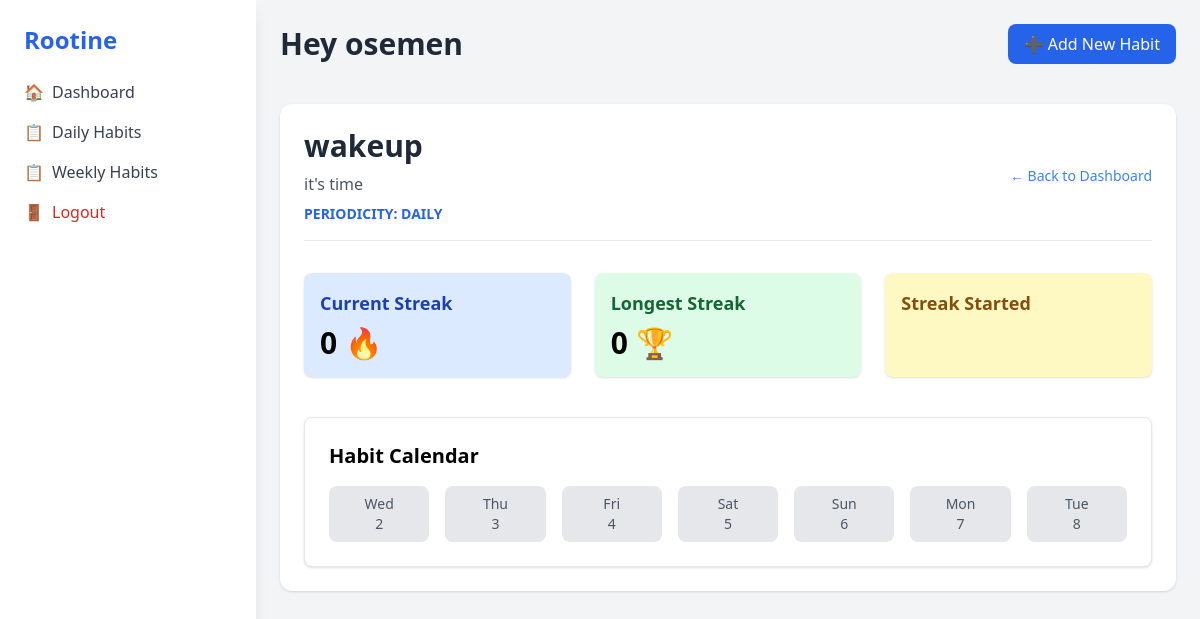
Page /habit/analytics/5/ (signed in) on the earlier database version.
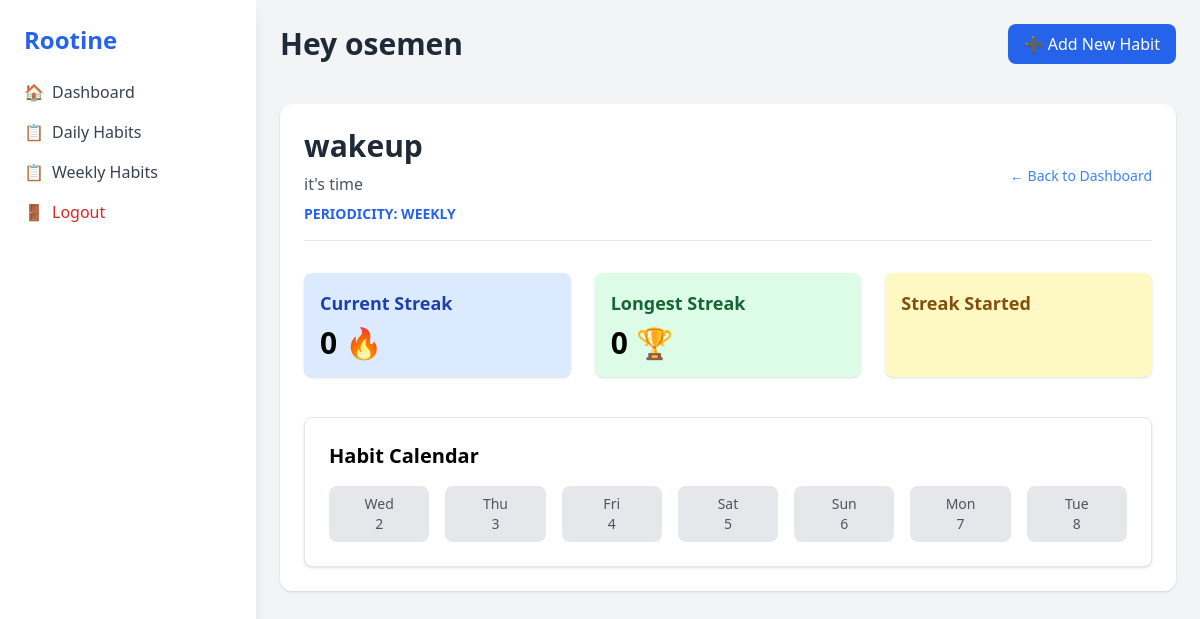
Same page on the later database version.
### habit/models.py (models this page shows, shortened)
class Habit(models.Model):
    PERIODICITY = [
        ("daily", "Daily"),
        ("weekly", "Weekly")
    ]
    name = models.CharField(max_length=255, unique=True)
    description = models.TextField(max_length= 1000)
    user = models.ForeignKey(User, on_delete=models.CASCADE)
    periodicity = models.CharField(max_length=10, choices=PERIODICITY)
    created_at = models.DateTimeField(auto_now_add=True)
    updated_at = models.DateTimeField(auto_now=True)
    def is_completed_on(self, day):
        return self.completions.filter(date=day).exists()
    def current_streak(self):
        today = date.today()
        streak = 0
        day_offset = 0
        delta = timedelta(days=1 if self.periodicity == 'daily' else 7)
        while self.is_completed_on(today - delta * day_offset):
            streak += 1
            day_offset += 1
        return streak
    def longest_streak(self):
        return self.completions.aggregate(models.Max('streak_length'))['streak_length__max'] or 0
    def streak_started(self):
        today = date.today()
        day_offset = 0
        delta = timedelta(days=1 if self.periodicity == 'daily' else 7)
        while self.is_completed_on(today - delta * day_offset):
            day_offset += 1
        return today - delta * (day_offset - 1) if day_offset > 0 else None

### habit/views.py (the view)
# urls.py: path('habit/analytics/<int:pk>/', views.HabitDetailView.as_view(), name='detail_habit'),
class HabitDetailView(LoginRequiredMixin, DetailView):
    model = Habit
    template_name = 'habit_detail.html'
    context_object_name = 'habit'
    def get_context_data(self, **kwargs):
        context = super().get_context_data(**kwargs)
        habit = self.get_object()
        today = date.today()
        calendar_days = []
        for i in range(7):  # last 7 days
            d = today - timedelta(days=i)
            calendar_days.append({
                'date': d,
                'completed': habit.is_completed_on(d)  # Implement this method
            })
        context['calendar_days'] = reversed(calendar_days)  # So the earliest date shows first
        return context

### templates/habit_detail.html (shortened to what this page needs)
{% extends 'base.html' %}
{% block content %}
<div class="max-w-5xl mx-auto mt-10 p-6 bg-white rounded-xl shadow">
    <div class="mb-8 border-b pb-4 flex justify-between items-center">
        <div>
            <h1 class="text-3xl font-bold text-gray-800">{{ habit.name }}</h1>
            <p class="text-gray-600 mt-2">{{ habit.description }}</p>
            <p class="text-sm mt-2 text-blue-600 font-semibold uppercase">
                Periodicity: {{ habit.periodicity }}
            </p>
        </div>
        <a href="{% url 'dashboard' %}" class="text-blue-500 hover:text-blue-700 text-sm">
            ← Back to Dashboard
        </a>
    </div>
    <div class="grid grid-cols-1 md:grid-cols-3 gap-6 mb-10">
        <div class="bg-blue-100 p-4 rounded-lg shadow">
            <h2 class="text-lg font-semibold text-blue-800">Current Streak</h2>
            <p class="text-3xl mt-2 font-bold">{{ habit.current_streak }} 🔥</p>
        </div>
        <div class="bg-green-100 p-4 rounded-lg shadow">
            <h2 class="text-lg font-semibold text-green-800">Longest Streak</h2>
            <p class="text-3xl mt-2 font-bold">{{ habit.longest_streak }} 🏆</p>
        </div>
        <div class="bg-yellow-100 p-4 rounded-lg shadow">
            <h2 class="text-lg font-semibold text-yellow-800">Streak Started</h2>
        </div>
    </div>
    <div class="bg-white border rounded-lg shadow p-6">
        <h2 class="text-xl font-bold mb-4">Habit Calendar</h2>
        <div class="grid grid-cols-7 gap-4 text-center">
            {% for day in calendar_days %}
                <div class="p-2 rounded-lg text-sm font-medium
                    {% if day.completed %}
                        bg-blue-600 text-white
                    {% else %}
                        bg-gray-200 text-gray-600
                    {% endif %}">
                    {{ day.date|date:"D" }}<br>
                    {{ day.date|date:"j" }}
                </div>
            {% endfor %}
        </div>
    </div>
</div>
{% endblock content %}

Differences in the rows shown:
changed Habit "wakeup": periodicity "DAILY" → "WEEKLY"
